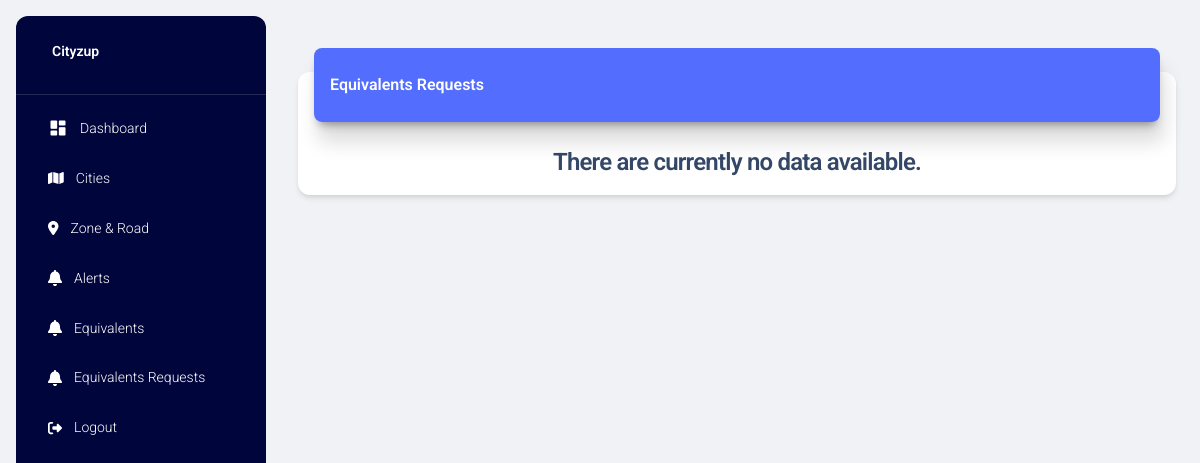
Before: /equivalents_requests (signed in) with the older database file.
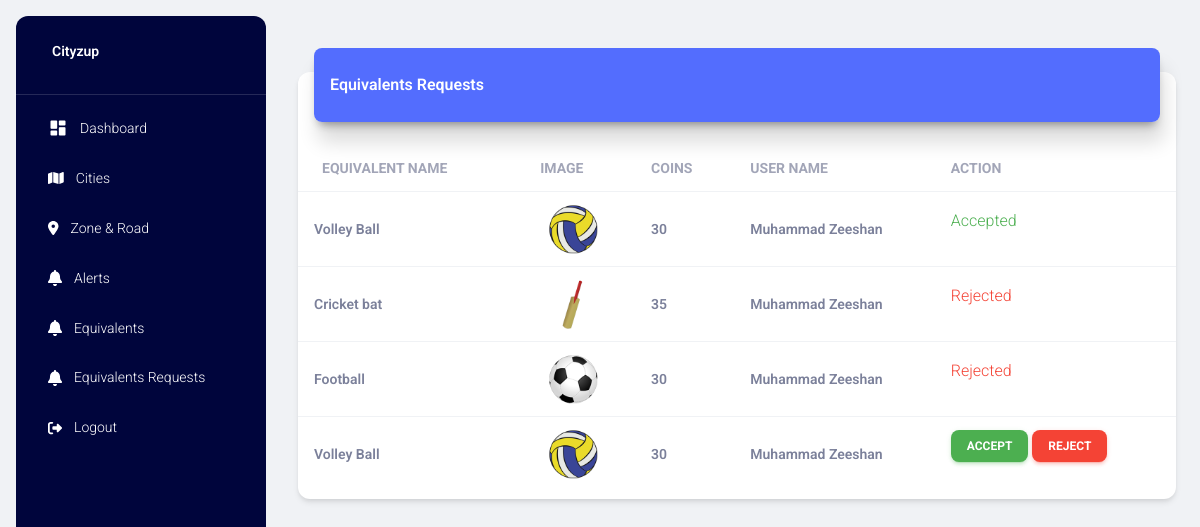
After: the same page with the newer database file.
### project/models.py (models this page shows, shortened)
class EquivalentRequest(db.Model):
    eqr_id = db.Column(db.Integer, primary_key=True)
    eq_id = db.Column(db.Integer, db.ForeignKey('equivalent.eq_id'), nullable=False)
    au_id = db.Column(db.Integer, db.ForeignKey('app_user.au_id'), nullable=False)
    eqr_number_of_coins = db.Column(db.Integer, nullable=False)
    eqr_accepted = db.Column(db.Integer, nullable=False, default=0)
    equivalent = db.relationship('Equivalent', backref=db.backref('equivalent_requests', lazy=True))
    app_user = db.relationship('AppUser', backref=db.backref('equivalent_requests', lazy=True))

class Equivalent(db.Model):
    eq_id = db.Column(db.Integer, primary_key=True)
    eq_name = db.Column(db.String(255), nullable=False)
    eq_coins = db.Column(db.Integer, nullable=False)
    eq_picture = db.Column(db.String(255), nullable=True)

class AppUser(db.Model):
    au_id = db.Column(db.Integer, primary_key=True)
    au_full_name = db.Column(db.String(100), nullable=False)
    au_email = db.Column(db.String(120), unique=True, nullable=False)
    au_mobile_number = db.Column(db.String(15), unique=True, nullable=False)
    au_password_hash = db.Column(db.String(128), nullable=False)
    au_photo = db.Column(db.String(255), nullable=True)

### project/main.py (the view)
@main.route('/equivalents_requests')
@login_required
def equivalents_requests():
    try:
        equivalents_requests = EquivalentRequest.query.join(Equivalent).join(AppUser).all()
        return render_template('equivalents_requests.html', equivalents_requests=equivalents_requests)
    except Exception as e:
        print(f"Error fetching equivalents requests: {str(e)}")
        return render_template('equivalents_requests.html', equivalents_requests=[])

### project/models.py (called while the page is built)
@login_manager.user_loader
def load_user(user_id):
    return User.query.get(int(user_id))

### project/templates/equivalents_requests.html (shortened to what this page needs)
{% extends "layout.html" %} {% block title %} {% endblock %} {% block content %}
<div class="container-fluid py-4">
    <div class="row">
        <div class="col-12">
            <div class="card my-4">
                <div class="card-header p-0 position-relative mt-n4 mx-3 z-index-2">
                    <div class="bg-gradient-primary shadow-primary border-radius-lg pt-4 pb-3">
                        <h6 class="text-white text-capitalize ps-3">Equivalents Requests</h6>
                    </div>
                </div>
                <div class="card-body px-0 pb-2">
                    <div class="table-responsive p-0">
                        {% if equivalents_requests|length > 0 %}
                        <table class="table align-items-center mb-0">
                            <thead>
                                <tr>
                                    <th class="text-uppercase text-secondary text-sm font-weight-bolder opacity-7">
                                        Equivalent Name
                                    </th>
                                    <th class="text-uppercase text-secondary text-sm font-weight-bolder opacity-7 ps-2">
                                        Image
                                    </th>
                                    <th class="text-uppercase text-secondary text-sm font-weight-bolder opacity-7 ps-2">
                                        Coins
                                    </th>
                                    <th class="text-uppercase text-secondary text-sm font-weight-bolder opacity-7 ps-2">
                                        User Name
                                    </th>
                                    <th class="text-uppercase text-secondary text-sm font-weight-bolder opacity-7 ps-2">
                                        Action</th>
                                </tr>
                            </thead>
                            <tbody>
                                {% for data in equivalents_requests %}
                                <tr>
                                    <td>
                                        <div class="d-flex px-2 py-1">
                                            <div class="d-flex flex-column justify-content-center">
                                                <p class="text-sm font-weight-bold mb-0">{{ data.equivalent.eq_name }}
                                                </p>
                                            </div>
                                        </div>
                                    </td>
                                    <td>
                                        <div class="d-flex px-2 py-1">
                                            <div class="d-flex flex-column justify-content-center">
                                                <a href="{{ url_for('static', filename='uploads/equivalents/' ~ data.equivalent.eq_picture) }}"
                                                    target="__blank">
                                                    <img src="{{ url_for('static', filename='uploads/equivalents/' ~ data.equivalent.eq_picture) }}"
                                                        alt="Equivalent Image"
                                                        style="width: 50px; height: 50px; object-fit: cover;">
                                                </a>
                                            </div>
                                        </div>
                                    </td>
                                    <td>
                                        <p class="text-sm font-weight-bold mb-0">
                                            {{ data.eqr_number_of_coins }}
                                        </p>
                                    </td>
                                    <td>
                                        <p class="text-sm font-weight-bold mb-0">
                                            {{ data.app_user.au_full_name }}
                                        </p>
                                    </td>
                                    <td>
                                        {% if data.eqr_accepted == 0 %}
                                        <button class="btn btn-sm btn-success btnAcceptEquivalentRequest"
                                            data-eqrid="{{ data.eqr_id }}" data-action="accept">Accept</button>
                                        <button class="btn btn-sm btn-danger btnAcceptEquivalentRequest"
                                            data-eqrid="{{ data.eqr_id }}" data-action="reject">Reject</button>
                                        {% elif data.eqr_accepted == 1 %}
                                        <p class="text-success">Accepted</p>
                                        {% elif data.eqr_accepted == -1 %}
                                        <p class="text-danger">Rejected</p>
                                        {% endif %}
                                    </td>
                                </tr>
                                {% endfor %}
                            </tbody>
                        </table>
                        {% else %}
                        <h4 class="text-center">There are currently no data available.</h4>
                        {% endif %}
                    </div>
                </div>
            </div>
        </div>
    </div>
</div>
{% endblock %}

### project/templates/layout.html (shortened to what this page needs)
<!DOCTYPE html>
<html lang="en">
<head>
  <link href="{{url_for('static',filename='css/nucleo-icons.css')}}" rel="stylesheet" />
  <link href="{{url_for('static',filename='css/nucleo-svg.css')}}" rel="stylesheet" />
  <link rel="stylesheet" href="{{url_for('static',filename='fontawesome-free-6.3.0-web/css/all.min.css')}}">
  <link id="pagestyle" href="{{url_for('static',filename='css/material-dashboard.css')}}" rel="stylesheet" />
  <link rel="stylesheet" href="{{url_for('static',filename='css/styles.css')}}">
</head>
<body class="g-sidenav-show  bg-gray-200">
  <aside
    class="sidenav navbar navbar-vertical navbar-expand-xs border-0 border-radius-xl my-3 fixed-start ms-3   bg-gradient-dark"
    id="sidenav-main">
    <div class="sidenav-header">
      <a class="navbar-brand m-0" href="">
        <span class="ms-1 font-weight-bold text-white">Cityzup</span>
      </a>
    </div>
    <hr class="horizontal light mt-0 mb-2">
    <div class="collapse navbar-collapse  w-auto  max-height-vh-100" id="sidenav-collapse-main">
      <ul class="navbar-nav">
        <li class="nav-item">
          <a class="nav-link text-white" href="{{ url_for('main.home') }}">
            <div class="text-white text-center me-2 d-flex align-items-center justify-content-center">
              <i class="material-icons opacity-10">dashboard</i>
            </div>
            <span class="nav-link-text ms-1">Dashboard</span>
          </a>
        </li>
        <li class="nav-item">
          <a class="nav-link text-white " href="{{ url_for('main.cities') }}">
            <div class="text-white text-center me-2 d-flex align-items-center justify-content-center">
            </div>
            <span class="nav-link-text ms-1">Cities</span>
          </a>
        </li>
        <li class="nav-item">
          <a class="nav-link text-white" href="{{url_for('main.zones_and_roads')}}">
            <div class="text-white text-center me-2 d-flex align-items-center justify-content-center">
            </div>
            <span class="nav-link-text ms-1">Zone & Road</span>
          </a>
        </li>
        <li class="nav-item">
          <a class="nav-link text-white" href="{{url_for('main.get_alerts_with_user_info')}}">
            <div class="text-white text-center me-2 d-flex align-items-center justify-content-center">
            </div>
            <span class="nav-link-text ms-1">Alerts</span>
          </a>
        </li>
        <li class="nav-item">
          <a class="nav-link text-white" href="{{url_for('main.equivalents')}}">
            <div class="text-white text-center me-2 d-flex align-items-center justify-content-center">
            </div>
            <span class="nav-link-text ms-1">Equivalents</span>
          </a>
        </li>
        <li class="nav-item">
          <a class="nav-link text-white" href="{{url_for('main.equivalents_requests')}}">
            <div class="text-white text-center me-2 d-flex align-items-center justify-content-center">
            </div>
            <span class="nav-link-text ms-1">Equivalents Requests</span>
          </a>
        </li>
        <li class="nav-item">
          <a class="nav-link text-white " href="{{url_for('auth.logout')}}">
            <div class="text-white text-center me-2 d-flex align-items-center justify-content-center">
            </div>
            <span class="nav-link-text ms-1">Logout</span>
          </a>
        </li>
      </ul>
    </div>
  </aside>
  <main class="main-content position-relative max-height-vh-100 h-100 border-radius-lg ">
    <nav class="navbar navbar-main navbar-expand-lg px-0 mx-4 shadow-none border-radius-xl" id="navbarBlur"
      navbar-scroll="true">
      <div class="container-fluid py-1 px-3">
      </div>
    </nav>
    <div class="">
      {% block content %}{% endblock %}
    </div>
  </main>
</body>
</html>

### project/static/css/styles.css (style rules this page uses)
.bg-gradient-primary { background-image: linear-gradient(195deg, #536dfe 0%, #536dfe 100%); }
.bg-gradient-dark { background-image: linear-gradient(195deg, #00053c 0%, #00053c 100%); }
.shadow-primary { box-shadow: 4px 20px 20px rgba(0, 0, 0, 0.14), 0px 7px 10px -5px rgba(0, 0, 0, 0.4) !important }

### project/templates/layout.html (style rules this page uses)
svg { fill: #f9fafd }
svg { fill: #ffffff }

Changed rows visible on the page:
added EquivalentRequest: equivalent.eq_name "Volley Ball", eq_picture (picture), eqr_number_of_coins "30", app_user.au_full_name "Muhammad Zeeshan", eqr_accepted "Accepted"
added EquivalentRequest: equivalent.eq_name "Cricket bat", eq_picture (picture), eqr_number_of_coins "35", app_user.au_full_name "Muhammad Zeeshan", eqr_accepted "Rejected"
added EquivalentRequest: equivalent.eq_name "Football", eq_picture (picture), eqr_number_of_coins "30", app_user.au_full_name "Muhammad Zeeshan", eqr_accepted "Rejected"
added EquivalentRequest: equivalent.eq_name "Volley Ball", eq_picture (picture), eqr_number_of_coins "30", app_user.au_full_name "Muhammad Zeeshan"
Other visible differences:
text no longer shown: "There are currently no data available."
text now shown: "EQUIVALENT NAME IMAGE COINS USER NAME ACTION"
